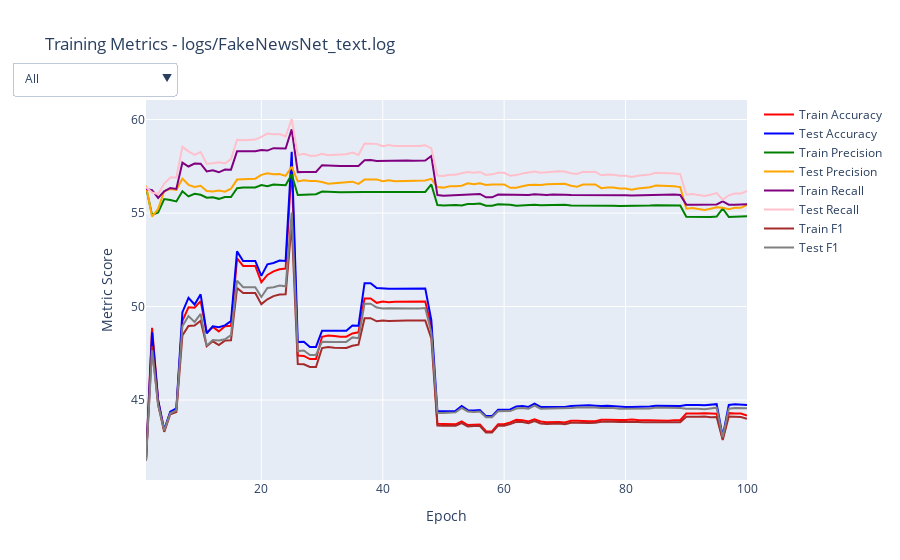
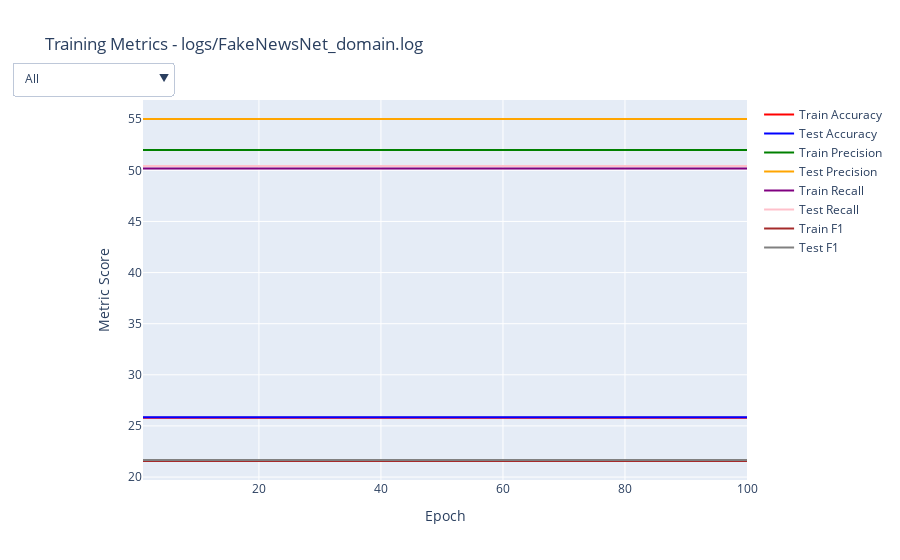
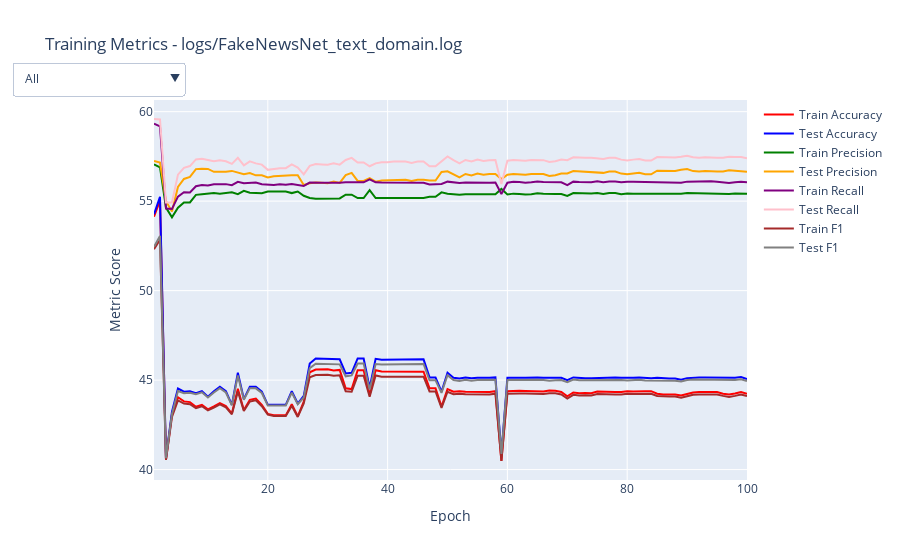
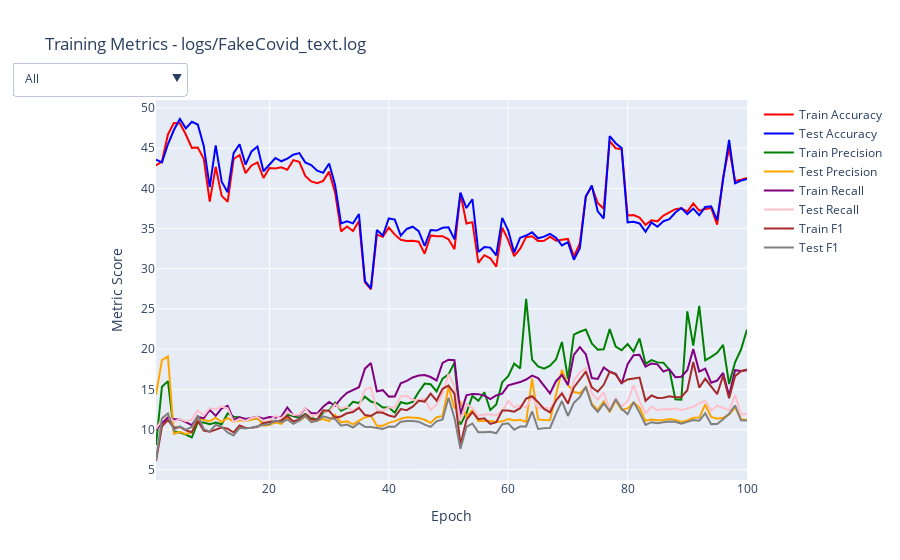

The cell these charts' notebook holds for them, in order:
### Code cell
datasets = ('FakeNewsNet', 'FakeCovid')
features = ('text', 'domain')

log_dir = "logs"
img_dir = "imgs"
os.makedirs(log_dir, exist_ok=True)
os.makedirs(img_dir, exist_ok=True)

with open('plots.md', 'w') as f:
    for dataset in datasets:
        for k in range(1, len(features)+1):
            for feature_set in itertools.combinations(features, k):
                fig = plot_single(
                    log_dir=log_dir,
                    dataset=dataset,
                    feature_set=feature_set
                )
                feature_set_clean = '_'.join(feature_set)
                fname = f"{dataset}_{feature_set_clean}.svg"
                fpath = os.path.join(img_dir, fname)
                
                fig.write_image(fpath, format='svg', width=1024, height=576)
                f.write(f'## {dataset} {feature_set_clean}\n')
                f.write(f'![{dataset} {feature_set_clean}]({fpath})\n')
